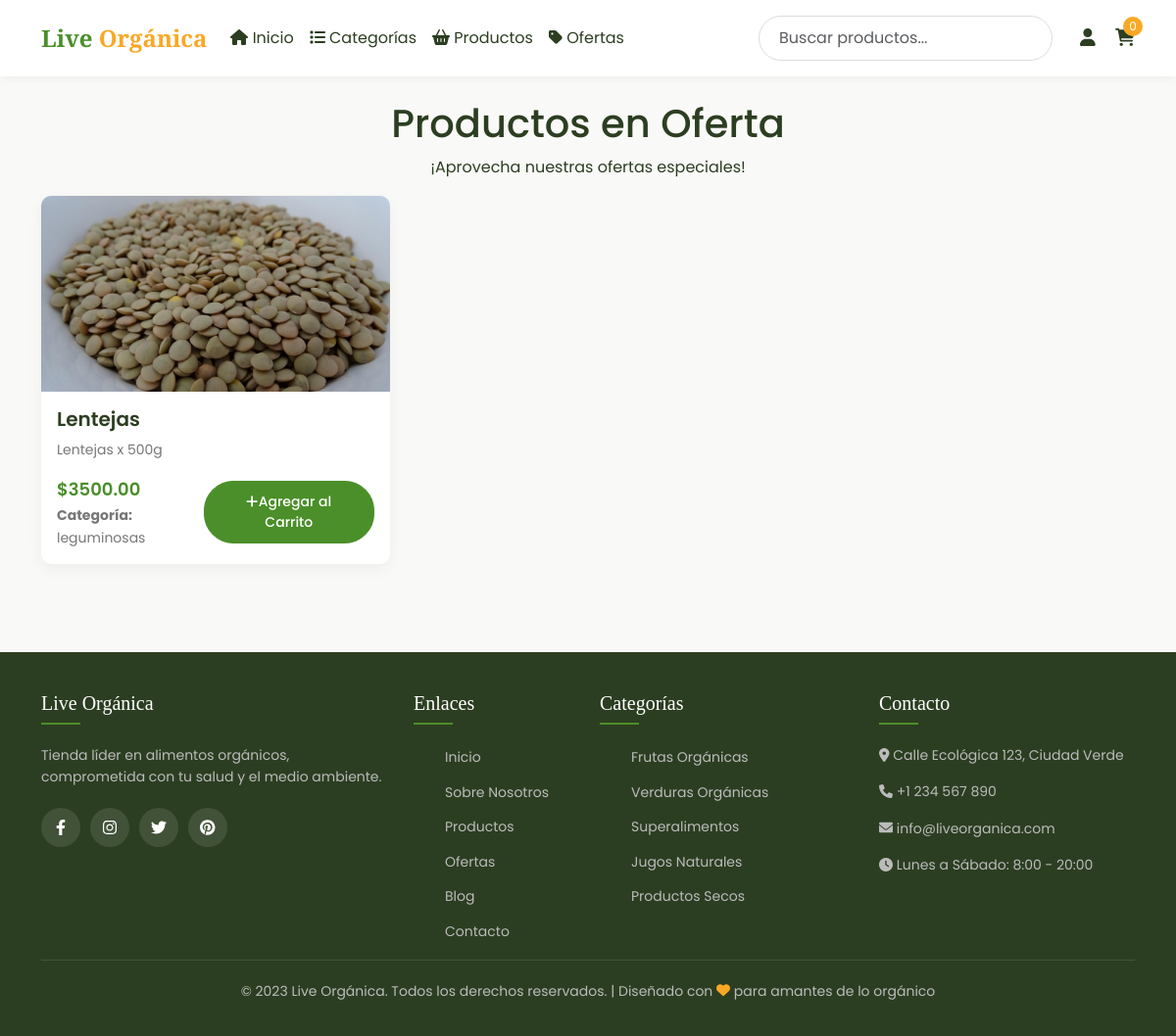
Screenshot of /ofertas/ with the database file from the repository.
### productos/models.py (models this page shows, shortened)
class Producto(models.Model):
    nombre = models.CharField(max_length=200)
    descripcion = models.TextField()
    precio = models.DecimalField(max_digits=10, decimal_places=2)
    categoria = models.ForeignKey(Categoria, on_delete=models.CASCADE)
    imagen = models.ImageField(upload_to='productos/')
    en_oferta = models.BooleanField(default=False)

class Categoria(models.Model):
    nombre = models.CharField(max_length=100, unique=True)
    imagen = models.ImageField(upload_to='categorias/', null=True, blank=True)  # Permite valores nulos inicialmente
    def __str__(self):
        return self.nombre

### productos/views.py (the view)
# urls.py: path('ofertas/', ofertas, name='ofertas'),
def ofertas(request):
    productos_oferta = Producto.objects.filter(en_oferta=True)
    return render(request, 'productos/ofertas.html', {'productos_oferta': productos_oferta})

### productos/context_processors.py (called while the page is built)
def total_productos_en_carrito(request):
    carrito_items = Carrito.objects.all()
    total_items = sum(item.cantidad for item in carrito_items)
    return {
        'total_productos_en_carrito': total_items,
        'vista_previa_carrito': carrito_items
    }

### productos/templates/productos/ofertas.html (shortened to what this page needs)
{% load static %}
{% include 'productos/menu.html' %}
        <div class="container mt-4">
            <h1 class="text-center">Productos en Oferta</h1>
            <p class="text-center">¡Aprovecha nuestras ofertas especiales!</p>
        <div class="row">
            {% for producto in productos_oferta %}
            <div class="col-md-4">
                <div class="card">
                    <a href="{% url 'detalle_producto' producto.id %}">
                        <img src="{{ producto.imagen.url }}" class="card-img-top" alt="{{ producto.nombre }}">
                    </a>
                    <div class="card-body">
                        <h5 class="card-title">{{ producto.nombre }}</h5>
                        <p class="card-text">{{ producto.descripcion }}</p>
                        <div class="d-flex justify-content-between align-items-center">
                            <div>
                                <span class="price">${{ producto.precio }}</span>
                                <p class="card-text"><strong>Categoría: </strong>
                                {{ producto.categoria }}</p>
                            </div>
                            <a href="{% url 'agregar_al_carrito' producto.id %}" class="btn btn-sm btn-primary">
                                <i class="fas fa-plus"></i>Agregar al Carrito
                            </a>
                        </div>
                    </div>
                </div>
            </div>
            {% endfor %}
        </div>
        </div>
{% include 'productos/footer.html' %}

### static/css/styles.css (style rules this page uses)
:root { --primary: #4a8f29; --primary-light: #6bbf47; --secondary: #f8f1e5; --dark: #2c3e21; --light: #ffffff; --accent: #f9a825; }
body { font-family: 'Poppins', sans-serif; background-color: #f9f9f7; color: var(--dark); line-height: 1.6; }
.card { border: none; border-radius: 10px; overflow: hidden; box-shadow: 0 5px 15px rgba(0, 0, 0, 0.05); transition: all 0.3s; margin-bottom: 30px; }
.card-img-top { height: 200px; object-fit: cover; transition: transform 0.5s; }
.card-title { font-weight: 600; color: var(--dark); }
.card-text { color: #777; font-size: 14px; }
.price { font-weight: 600; color: var(--primary); font-size: 18px; }
.btn-primary { background-color: var(--primary); border-color: var(--primary); padding: 10px 25px; border-radius: 30px; font-weight: 500; }

### rows the page displays
Producto: imagen (picture), nombre "Lentejas", descripcion "Lentejas x 500g", precio "3500.00", categoria "leguminosas"

### other values shown
{{ total_productos_en_carrito }} "0"
